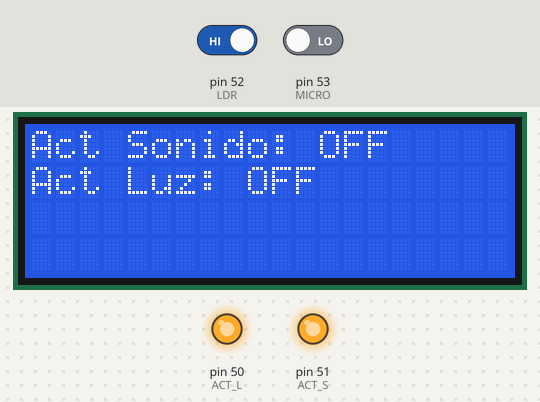
A sketch run on a simulated Arduino Mega 2560, built with avr-gcc and run on an emulated ATmega2560. On the bench: 20×4 character LCD, output pins drawn as LEDs (lit = HIGH). The inputs (shaded band) are chosen by the test bench; at power-on: pin 52 (LDR) HIGH, pin 53 (MICRO) LOW.

Above: at 1.2 s.
1.3 s: pin 52 (LDR) driven LOW
At 2.0 s:
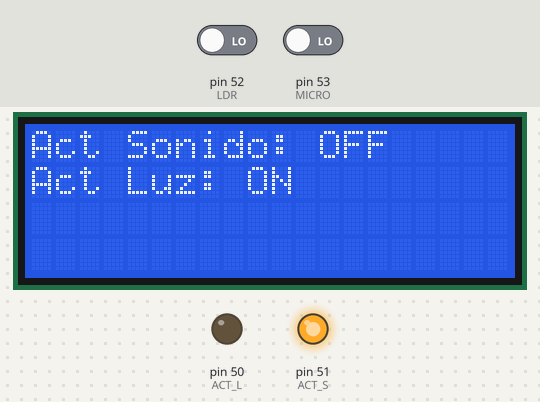
2.8 s: pin 53 (MICRO) driven HIGH
At 3.4 s:
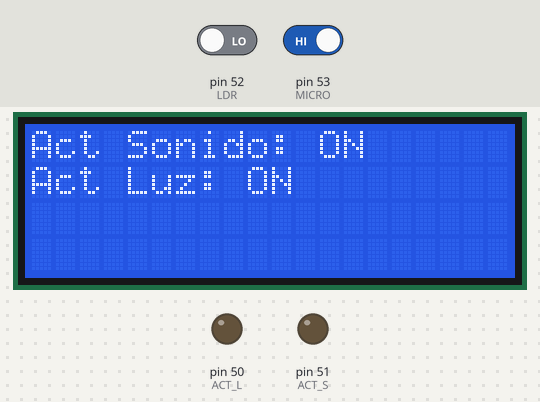
4.3 s: pin 52 (LDR) driven HIGH
At 5.0 s:
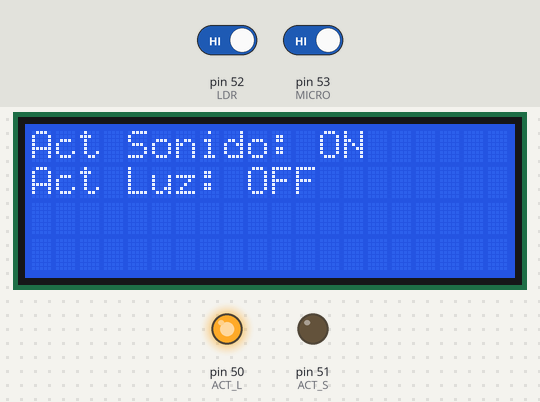
5.8 s: pin 53 (MICRO) driven LOW
At 6.4 s:
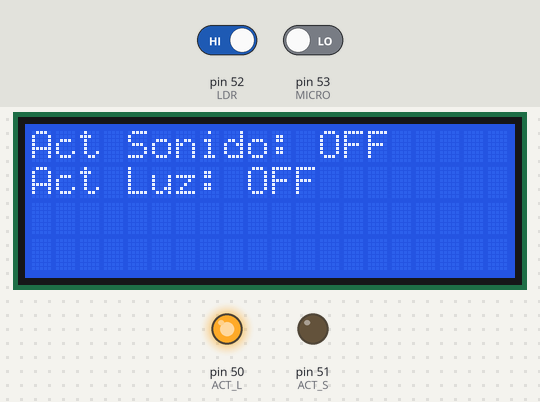
7.3 s: pin 52 (LDR) driven LOW
At 7.8 s:
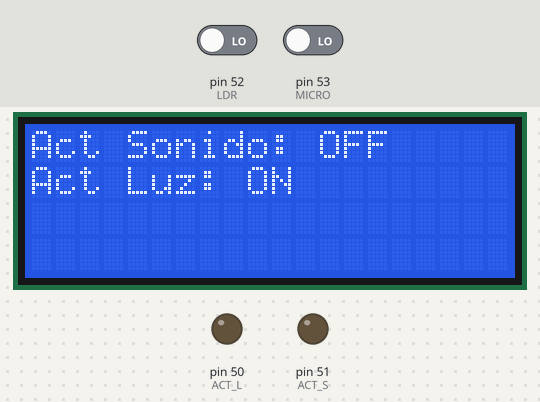
8.8 s: pin 52 (LDR) driven HIGH and pin 53 (MICRO) driven HIGH
At 9.9 s:
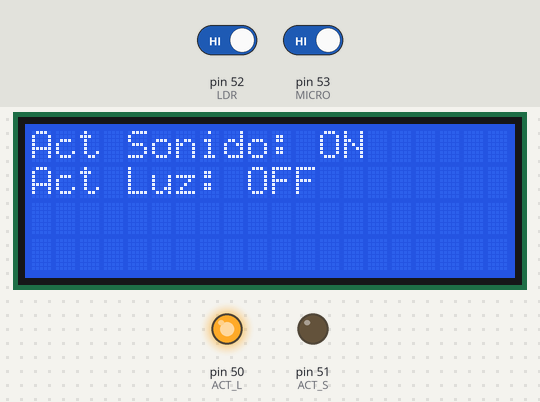
Timing chart, 0 to 11.8 s (numbered marks = the images above; inputs shaded):
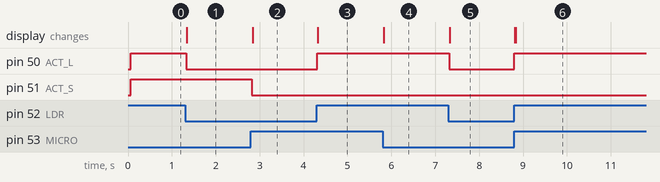

The sketch:

P2.ino
```cpp
#include <Wire.h>
#include <LiquidCrystal_I2C.h>
#include <TimerOne.h>

#define MICRO 53
#define ACT_S 51
#define LDR 52
#define ACT_L 50

LiquidCrystal_I2C lcd (0x27, 20, 4);
volatile unsigned sec = 0;
void Sen_Sound();

void show (const char* str, int CoorX = 0, int CoorY = 0) {
    if (CoorX >= 0 && CoorY >= 0)
        lcd.setCursor(CoorX, CoorY);
    lcd.print(str);
}

void setup () {
    lcd.init();
    lcd.setCursor(0, 0);
    lcd.backlight();

    Timer1.initialize(1000000);
    Timer1.attachInterrupt(Sen_Sound);

    pinMode(LDR, INPUT);
    pinMode(ACT_L, OUTPUT);
    pinMode(MICRO, INPUT);
    pinMode(ACT_S, OUTPUT);

    digitalWrite(ACT_S, HIGH);
    digitalWrite(ACT_L, HIGH);

    show("Act Sonido: OFF");
    show("Act Luz: OFF", 0, 1);
}

void loop () {
    if (digitalRead(MICRO)) {
        digitalWrite(ACT_S, LOW);
        show("Act Sonido: ON ");
    }
    else
      show("Act Sonido: OFF");

    if (digitalRead(LDR) == 0) {
        digitalWrite(ACT_L, LOW);
        show("Act Luz: ON ", 0, 1);
    }
    else {
        digitalWrite(ACT_L, HIGH);
        show("Act Luz: OFF", 0, 1);
    }
}

void Sen_Sound()
{
        if (digitalRead(ACT_S) == LOW){

        sec++;

        if (!(sec % 10)) {
            digitalWrite(ACT_S, HIGH);
            //
            sec = 0;
          }
        }
}
```

Measured:
- after the input at 1.3 s, pin 50 (ACT_L): HIGH → LOW at once; the display: changes at once (image 1)
- after the input at 2.8 s, pin 51 (ACT_S): HIGH → LOW at once; the display: changes at once (image 2)
- after the input at 4.3 s, pin 50 (ACT_L): LOW → HIGH at once; the display: changes at once (image 3)
- after the input at 5.8 s, the display: changes at once (image 4)
- after the input at 7.3 s, pin 50 (ACT_L): HIGH → LOW at once; the display: changes at once (image 5)
- after the input at 8.8 s, pin 50 (ACT_L): LOW → HIGH at once; pin 51 (ACT_S): stays LOW (without the input it goes to HIGH after 3.3 s); the display: first changes at once (image 6 shows a later state)
